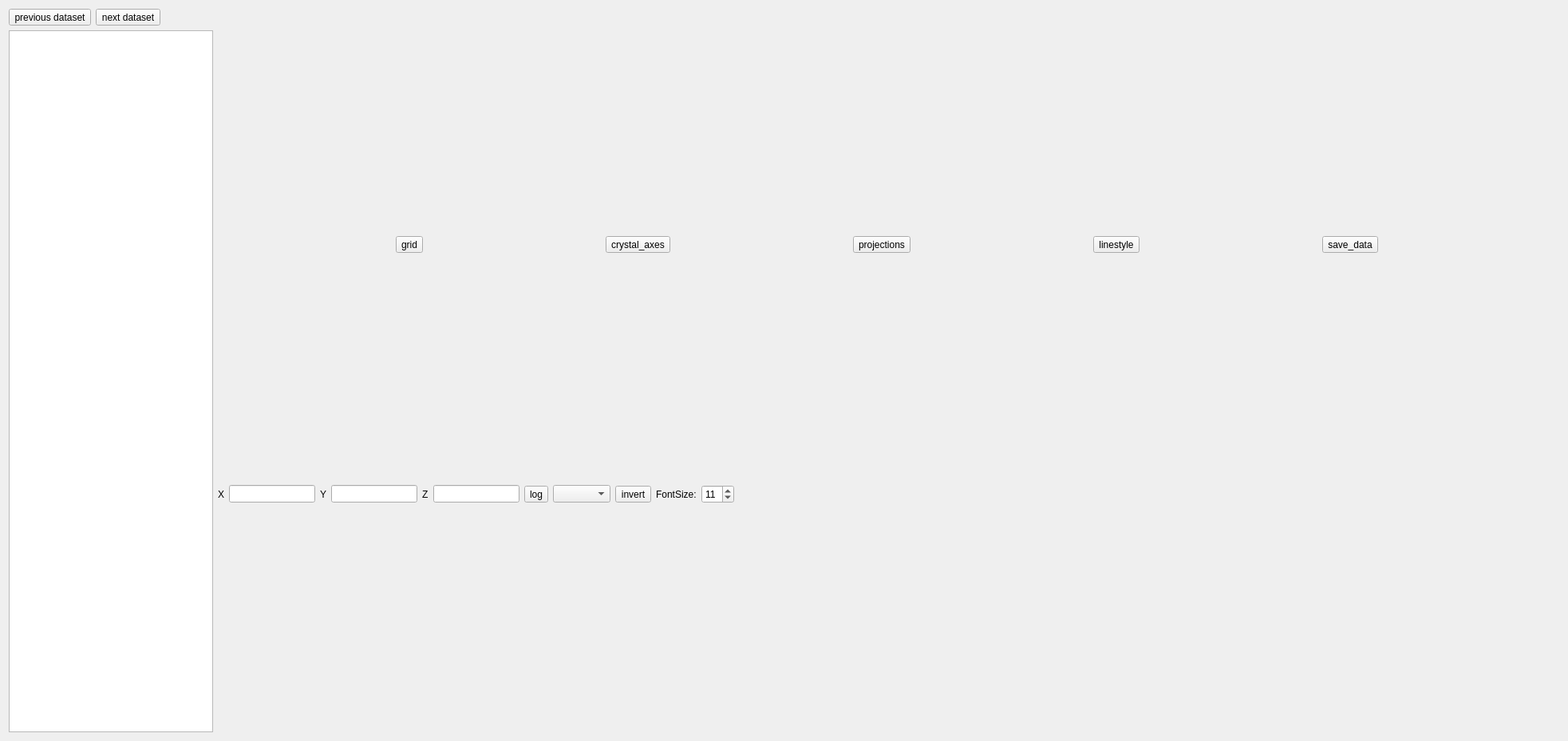
<?xml version="1.0" encoding="UTF-8"?>
<ui version="4.0">
 <class>single_crystal_elastic_plot_widget</class>
 <widget class="QWidget" name="single_crystal_elastic_plot_widget">
  <property name="geometry">
   <rect>
    <x>0</x>
    <y>0</y>
    <width>1965</width>
    <height>929</height>
   </rect>
  </property>
  <property name="windowTitle">
   <string>Form</string>
  </property>
  <property name="toolTip">
   <string/>
  </property>
  <layout class="QHBoxLayout" name="horizontalLayout" stretch="0,1">
   <item>
    <layout class="QVBoxLayout" name="options_layout">
     <property name="sizeConstraint">
      <enum>QLayout::SetMinimumSize</enum>
     </property>
     <item>
      <layout class="QHBoxLayout" name="hBL_dataset_selector">
       <property name="sizeConstraint">
        <enum>QLayout::SetMinimumSize</enum>
       </property>
       <item>
        <widget class="QToolButton" name="tB_up">
         <property name="toolTip">
          <string/>
         </property>
         <property name="text">
          <string>previous dataset</string>
         </property>
        </widget>
       </item>
       <item>
        <widget class="QToolButton" name="tB_down">
         <property name="text">
          <string>next dataset</string>
         </property>
        </widget>
       </item>
       <item>
        <spacer name="hS_dataset_selector">
         <property name="orientation">
          <enum>Qt::Horizontal</enum>
         </property>
         <property name="sizeType">
          <enum>QSizePolicy::Expanding</enum>
         </property>
         <property name="sizeHint" stdset="0">
          <size>
           <width>40</width>
           <height>20</height>
          </size>
         </property>
        </spacer>
       </item>
      </layout>
     </item>
     <item>
      <widget class="QListView" name="lV_datalist">
       <property name="sizePolicy">
        <sizepolicy hsizetype="Minimum" vsizetype="Minimum">
         <horstretch>0</horstretch>
         <verstretch>0</verstretch>
        </sizepolicy>
       </property>
      </widget>
     </item>
    </layout>
   </item>
   <item>
    <layout class="QVBoxLayout" name="plot_layout">
     <property name="sizeConstraint">
      <enum>QLayout::SetMaximumSize</enum>
     </property>
     <item>
      <layout class="QHBoxLayout" name="plot_head_layout">
       <property name="sizeConstraint">
        <enum>QLayout::SetMaximumSize</enum>
       </property>
       <item>
        <widget class="QToolButton" name="tB_grid">
         <property name="toolTip">
          <string>Toggle grid lines</string>
         </property>
         <property name="text">
          <string>grid</string>
         </property>
        </widget>
       </item>
       <item>
        <widget class="QToolButton" name="tB_crystal_axes">
         <property name="toolTip">
          <string>Select the grid on unit cell principal axes</string>
         </property>
         <property name="text">
          <string>crystal_axes</string>
         </property>
         <property name="checkable">
          <bool>true</bool>
         </property>
        </widget>
       </item>
       <item>
        <widget class="QToolButton" name="tB_projections">
         <property name="toolTip">
          <string>Toggle projections</string>
         </property>
         <property name="text">
          <string>projections</string>
         </property>
         <property name="checkable">
          <bool>true</bool>
         </property>
        </widget>
       </item>
       <item>
        <widget class="QToolButton" name="tB_linestyle">
         <property name="toolTip">
          <string>Toggle edge color of triangles/quadliterals or change pointsize for scatter plot</string>
         </property>
         <property name="text">
          <string>linestyle</string>
         </property>
        </widget>
       </item>
       <item>
        <widget class="QToolButton" name="tB_save_data">
         <property name="toolTip">
          <string>Export displayed data to the directory specified for export</string>
         </property>
         <property name="text">
          <string>save_data</string>
         </property>
        </widget>
       </item>
      </layout>
     </item>
     <item>
      <layout class="QHBoxLayout" name="plot_footer_layout">
       <item>
        <widget class="QLabel" name="l_x_range">
         <property name="text">
          <string>X</string>
         </property>
        </widget>
       </item>
       <item>
        <widget class="QLineEdit" name="lE_x_range">
         <property name="sizePolicy">
          <sizepolicy hsizetype="Minimum" vsizetype="Fixed">
           <horstretch>0</horstretch>
           <verstretch>0</verstretch>
          </sizepolicy>
         </property>
         <property name="text">
          <string/>
         </property>
        </widget>
       </item>
       <item>
        <widget class="QLabel" name="l_y_range">
         <property name="text">
          <string>Y</string>
         </property>
        </widget>
       </item>
       <item>
        <widget class="QLineEdit" name="lE_y_range">
         <property name="sizePolicy">
          <sizepolicy hsizetype="Minimum" vsizetype="Fixed">
           <horstretch>0</horstretch>
           <verstretch>0</verstretch>
          </sizepolicy>
         </property>
         <property name="text">
          <string/>
         </property>
        </widget>
       </item>
       <item>
        <widget class="QLabel" name="l_z_range">
         <property name="text">
          <string>Z</string>
         </property>
        </widget>
       </item>
       <item>
        <widget class="QLineEdit" name="lE_z_range">
         <property name="sizePolicy">
          <sizepolicy hsizetype="Minimum" vsizetype="Fixed">
           <horstretch>0</horstretch>
           <verstretch>0</verstretch>
          </sizepolicy>
         </property>
         <property name="text">
          <string/>
         </property>
        </widget>
       </item>
       <item>
        <widget class="QToolButton" name="tB_log">
         <property name="text">
          <string>log</string>
         </property>
         <property name="checkable">
          <bool>true</bool>
         </property>
        </widget>
       </item>
       <item>
        <widget class="QComboBox" name="combB_colormap">
         <property name="iconSize">
          <size>
           <width>100</width>
           <height>20</height>
          </size>
         </property>
        </widget>
       </item>
       <item>
        <widget class="QToolButton" name="tB_invert_cb">
         <property name="text">
          <string>invert</string>
         </property>
         <property name="checkable">
          <bool>true</bool>
         </property>
        </widget>
       </item>
       <item>
        <widget class="QLabel" name="l_fontsize">
         <property name="text">
          <string>FontSize:</string>
         </property>
        </widget>
       </item>
       <item>
        <widget class="QSpinBox" name="sB_fontsize">
         <property name="keyboardTracking">
          <bool>false</bool>
         </property>
         <property name="value">
          <number>11</number>
         </property>
        </widget>
       </item>
       <item>
        <spacer name="hS_plot_footer">
         <property name="orientation">
          <enum>Qt::Horizontal</enum>
         </property>
         <property name="sizeHint" stdset="0">
          <size>
           <width>40</width>
           <height>20</height>
          </size>
         </property>
        </spacer>
       </item>
      </layout>
     </item>
    </layout>
   </item>
  </layout>
 </widget>
 <resources/>
 <connections/>
</ui>
